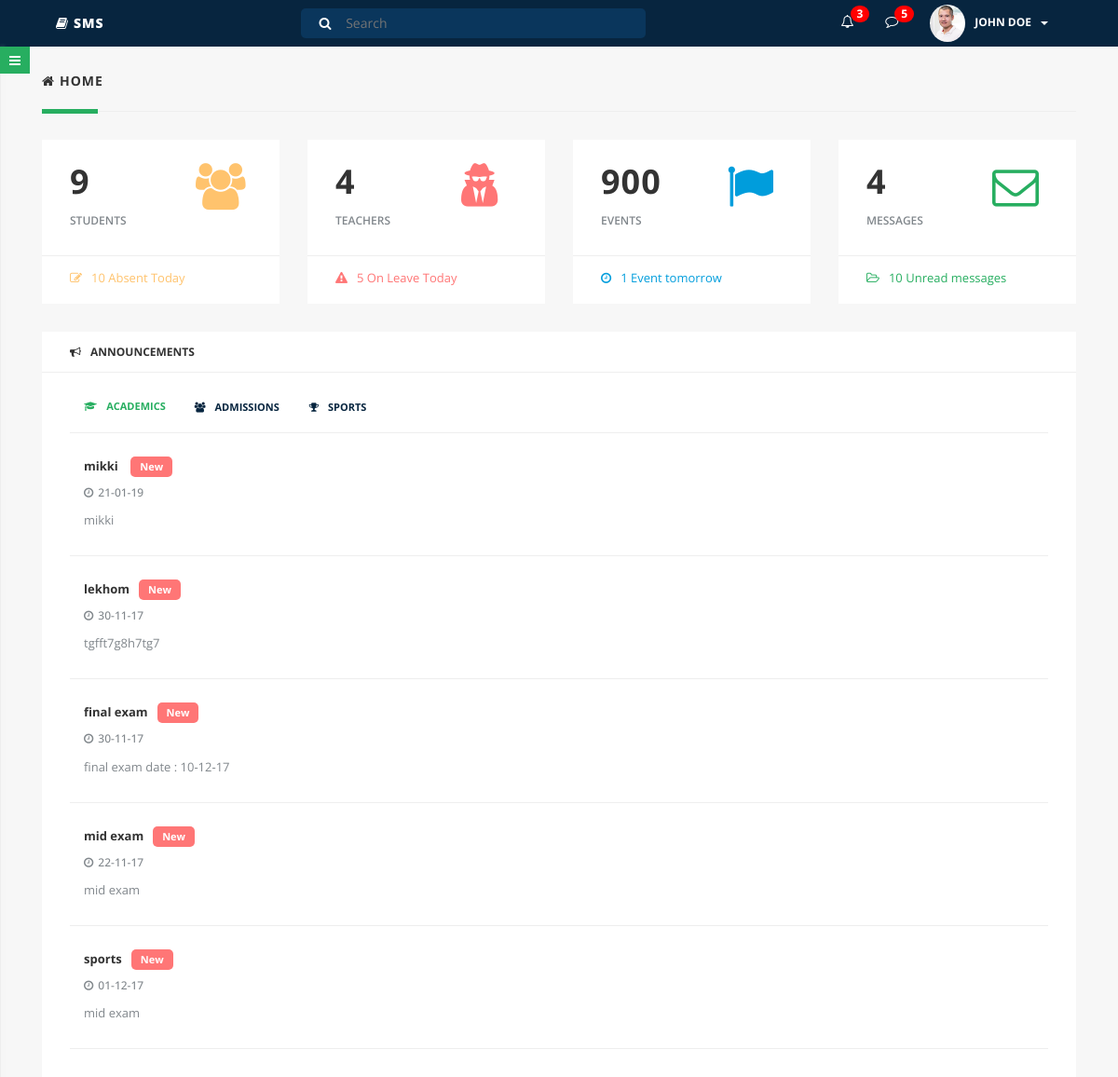
The page / on the database its author committed.
### tables this page shows
CREATE TABLE `notice` (
  `id` int(25) NOT NULL,
  `type` varchar(25) NOT NULL,
  `prapok` varchar(25) NOT NULL,
  `subject` varchar(100) NOT NULL,
  `description` varchar(10000) NOT NULL,
  `date` varchar(25) NOT NULL
);

### index.php (the view, shortened to what this page needs)
<?php include('header.php'); ?>
		<div class="parent-wrapper" id="outer-wrapper">
			<div class="main-content" id="content-wrapper">
				<div class="container-fluid">
					<div class="row">
						<div class="col-lg-12 clear-padding-xs">
							<h5 class="page-title"><i class="fa fa-home"></i>HOME</h5>
							<div class="section-divider"></div>
							<div class="dashboard-stats">
								<div class="col-sm-6 col-md-3">
									<div class="stat-item">
										<div class="stats">
											<div class="col-xs-8 count">
			<?php
				include('database.php');
				$sql = "SELECT * FROM student";
				$obj = mysqli_query($connection,$sql);
				$row = mysqli_num_rows($obj);
			?>
												<h1><?php echo $row; ?></h1>
												<p>STUDENTS</p>
											</div>
											<div class="col-xs-4 icon">
												<i class="fa fa-users ex-icon"></i>
											</div>
											<div class="clearfix"></div>
										</div>
										<div class="status">
											<p class="text-ex"><i class="fa fa-pencil-square-o"></i>10 Absent Today</p>
										</div>
									</div>
								</div>
								<div class="col-sm-6 col-md-3">
									<div class="stat-item">
										<div class="stats">
											<div class="col-xs-8 count">
			<?php
				include('database.php');
				$sql = "SELECT * FROM teacher";
				$obj = mysqli_query($connection,$sql);
				$teacher_row = mysqli_num_rows($obj);
			?>
												<h1><?php echo $teacher_row; ?></h1>
												<p>TEACHERS</p>
											</div>
											<div class="col-xs-4 icon">
												<i class="fa fa-user-secret danger-icon"></i>
											</div>
											<div class="clearfix"></div>
										</div>
										<div class="status">
											<p class="text-danger"><i class="fa fa-exclamation-triangle"></i>5 On Leave Today</p>
										</div>
									</div>
								</div>
								<div class="col-sm-6 col-md-3">
									<div class="stat-item">
										<div class="stats">
											<div class="col-xs-8 count">
												<h1>900</h1>
												<p>EVENTS</p>
											</div>
											<div class="col-xs-4 icon">
												<i class="fa fa-flag look-icon"></i>
											</div>
											<div class="clearfix"></div>
										</div>
										<div class="status">
											<p class="text-look"><i class="fa fa-clock-o"></i>1 Event tomorrow</p>
										</div>
									</div>
								</div>
								<div class="col-sm-6 col-md-3">
									<div class="stat-item">
										<div class="stats">
											<div class="col-xs-8 count">
		<?php
				include('database.php');
				$sql = "SELECT * FROM teacher";
				$obj = mysqli_query($connection,$sql);
				$notice_row = mysqli_num_rows($obj);
		?>
												<h1><?php echo $notice_row; ?></h1>
												<p>MESSAGES</p>
											</div>
											<div class="col-xs-4 icon">
												<i class="fa fa-envelope-o success-icon"></i>
											</div>
											<div class="clearfix"></div>
										</div>
										<div class="status">
											<p class="text-success"><i class="fa fa-folder-open-o"></i>10 Unread messages</p>
										</div>
									</div>
								</div>
							</div>
						</div>
					</div>
					<div class="row">
						<div class="col-lg-12 clear-padding-xs">
							<div class="col-md-12">
								<div class="my-msg dash-item">
									<h6 class="item-title"><i class="fa fa-bullhorn"></i>ANNOUNCEMENTS</h6>
									<div class="inner-item dashboard-tabs">
										<ul class="nav nav-tabs">
											<li class="active">
												<a  href="#1" data-toggle="tab"><i class="fa fa-graduation-cap"></i><span>ACADEMICS</span></a>
											</li>
											<li>
												<a href="#2" data-toggle="tab"><i class="fa fa-users"></i><span>ADMISSIONS</span></a>
											</li>
											<li>
												<a href="#3" data-toggle="tab"><i class="fa fa-trophy"></i><span>SPORTS</span></a>
											</li>
										</ul>
										<div class="tab-content">
											<div class="tab-pane active" id="1">
		<?php
			$sql = "SELECT * FROM notice order by id desc";
			$obj = mysqli_query($connection,$sql);
			foreach ($obj as $key => $value) {?>
			<div class="announcement-item">
				<h5><?php echo $value['subject']; ?><span class="new">New</span></h5>
				<h6><i class="fa fa-clock-o"></i><?php echo $value['date']; ?></h6>
				<p><?php echo $value['description']; ?></p>
			</div>
			<?php } ?>
		</div>
											</div>
										</div>
									</div>
								</div>
							</div>
						</div>
					</div>
				</div>
				<div class="menu-togggle-btn">
					<a href="#menu-toggle" id="menu-toggle"><i class="fa fa-bars"></i></a>
				</div>
	<?php include('footer.php'); ?>

### assets/css/style.css (style rules this page uses)
html, body { font-family: 'Open Sans', sans-serif; height: 100%; text-rendering: optimizeLegibility; -webkit-font-smoothing: antialiased; }
body { background: #eee !important; }
.row { margin: 0; }
.dash-item { margin-top: 30px; background: #fff; }
.dash-item .item-title { font-weight: 700; margin: 0; border-bottom: 1px solid #eee; padding: 15px 30px; }
.dash-item .item-title i { margin-right: 10px; }
.dash-item .inner-item { padding: 30px; }
.dash-item .inner-item p { line-height: 1.6; }
.dashboard-tabs .nav-tabs { border-bottom: 1px solid #eee; }
.dashboard-tabs .nav-tabs > li { margin-bottom: 0; }
.dashboard-tabs .nav-tabs > li > a { margin: 0; color: #07253F; line-height: 1; font-size: 11px; font-weight: 700; padding: 0 15px; margin-bottom: 20px; }
.announcement-item { padding: 15px; border-bottom: 1px solid #eee; }
.announcement-item h5 { font-weight: 700; font-size: 13px; }
.announcement-item h6 { color: #81878C; }
.announcement-item h6 i { margin-right: 5px; }
.announcement-item .new { color: #fff; background: #FF7676; display: inline-block; margin-left: 10px; font-size: 11px; padding: 5px 10px; border-radius: 5px; }
.announcement-item p { line-height: 2 !important; color: #81878C; font-size: 13px; }
.dashboard-tabs .nav-tabs > li > a i { margin-right: 10px; }
.dashboard-tabs .nav-tabs > li.active > a { color: #27AE60; background: transparent; border: none; }
.parent-wrapper { padding-left: 0; -webkit-transition: all 0.5s ease; -moz-transition: all 0.5s ease; -o-transition: all 0.5s ease; transition: all 0.5s ease; }
.main-content { width: 100%; position: absolute; padding: 30px 0 0; background: #f7f7f7; }
.menu-togggle-btn { position: absolute; top: 5px; z-index: 10000; width: 50px }
.menu-togggle-btn a { color: #fff; padding: 5px 10px; background: #27AE60; }
@media (min-width:768px) { .parent-wrapper { padding-left: 0; position: relative; } }
.dashboard-stats .stats { padding: 0 15px 10px; }
.stat-item { background: #fff; padding: 25px 0px 15px; }
.stat-item .icon { padding: 0; }
.stat-item .icon i { font-size: 50px; }
.stat-item .count h1 { font-weight: 700; letter-spacing: 1px; margin: 0; }
.stat-item .count p { font-size: 12px; color: #81878C; font-weight: 600; line-height: 2; margin: 10px 0 15px; }
.stat-item .status { padding: 10px 30px 0; border-top: 1px solid #eee; }
.stat-item .status p { margin: 0; line-height: 2; font-size: 13px; }
.text-danger, .danger-icon { color: #FF7676; }
.text-ex , .ex-icon { color: #FFC36D; }
.text-success, .success-icon { color: #27AE60; }
.look-icon, .text-look { color: #009DDC; }
.stat-item .status p i { margin-right: 10px; }
.section-divider { margin: 25px 15px 30px; border-top: 1px solid #eee; position: relative; }
.section-divider:after { content: ''; position: absolute; width: 60px; background: #27AE60; height: 5px; left: 0px; top: -3px; }
.page-title { font-weight: 700; letter-spacing: 1px; line-height: 1; margin: 0; padding: 0 15px; }
.page-title i { margin-right: 5px; }

### rows shown on the page
notice: subject "mikki", date "21-01-19", description "mikki"
notice: subject "lekhom", date "30-11-17", description "tgfft7g8h7tg7"
notice: subject "final exam", date "30-11-17", description "final exam date : 10-12-17"
notice: subject "mid exam", date "22-11-17", description "mid exam"
notice: subject "sports", date "01-12-17", description "mid exam"

### other values the page prints
$row "9"
$teacher_row "4"
$notice_row "4"
